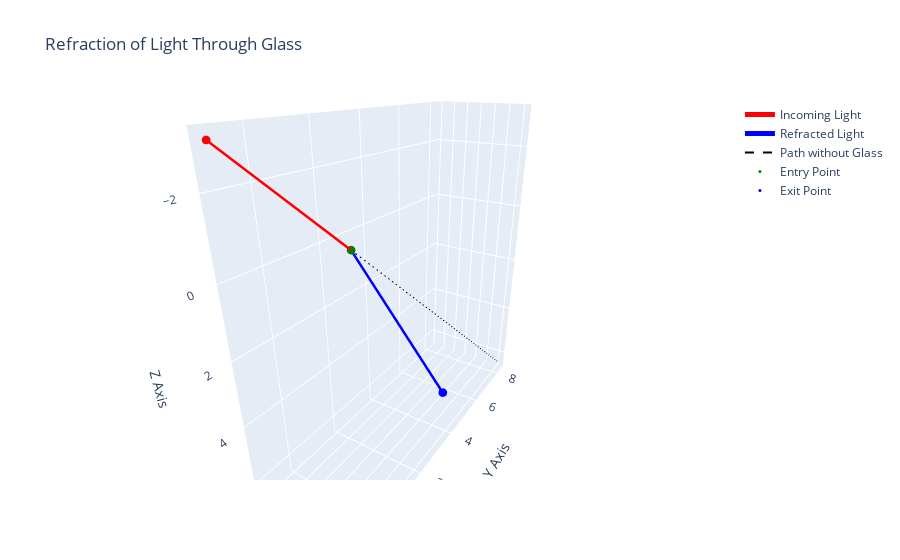

The code cell stored with this chart in its notebook:
### Code cell
visualize_reflection(entry_point, incident_vector, exit_point, 3)

### Figure 1 — Plotly figure (JSON) as saved in the notebook; plotly's stock layout.template omitted (floating-point values rounded to 4 significant figures)
{"data": [{"line": {"color": "red", "width": 5}, "marker": {"size": 3}, "mode": "lines+markers", "name": "Incoming Light", "type": "scatter3d", "x": [0, 1], "y": [-1, 2], "z": [-3, 0]}, {"line": {"color": "blue", "width": 5}, "marker": {"size": 3}, "mode": "lines+markers", "name": "Refracted Light", "type": "scatter3d", "x": [1, 2.139], "y": [2, 5.418], "z": [0, 6.35]}, {"line": {"color": "black", "dash": "dash", "width": 2}, "mode": "lines", "name": "Path without Glass", "type": "scatter3d", "x": [1, 3.117], "y": [2, 8.35], "z": [0, 6.35]}, {"marker": {"color": "green", "size": 3}, "mode": "markers", "name": "Entry Point", "type": "scatter3d", "x": [1], "y": [2], "z": [0]}, {"marker": {"color": "blue", "size": 3}, "mode": "markers", "name": "Exit Point", "type": "scatter3d", "x": [2.139], "y": [5.418], "z": [6.35]}], "layout": {"autosize": true, "scene": {"aspectmode": "auto", "aspectratio": {"x": 0.4807, "y": 1.442, "z": 1.442}, "camera": {"center": {"x": 0, "y": 0, "z": 0}, "eye": {"x": 0.9666, "y": -1.516, "z": 0.8459}, "projection": {"type": "perspective"}, "up": {"x": 0, "y": 0, "z": 1}}, "xaxis": {"title": {"text": "X Axis"}, "type": "linear"}, "yaxis": {"title": {"text": "Y Axis"}, "type": "linear"}, "zaxis": {"autorange": "reversed", "title": {"text": "Z Axis"}, "type": "linear"}}, "showlegend": true, "title": {"text": "Refraction of Light Through Glass"}}}
